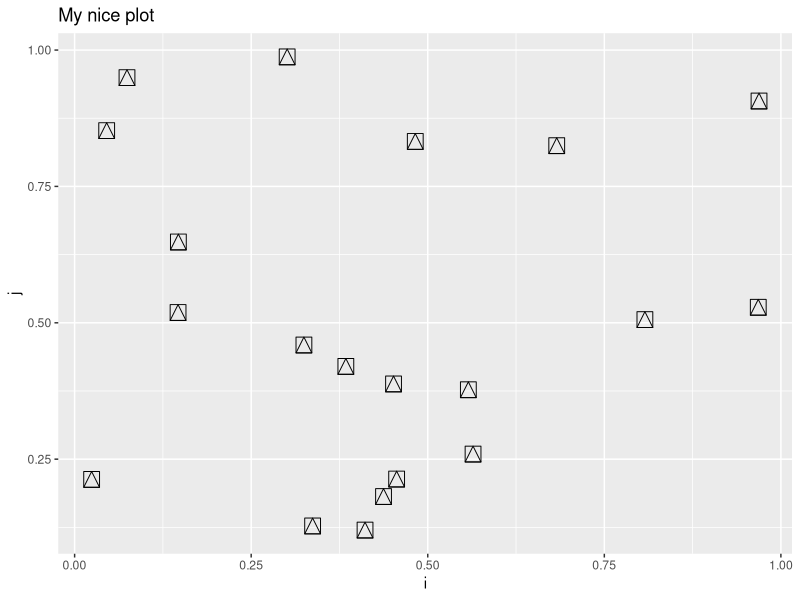
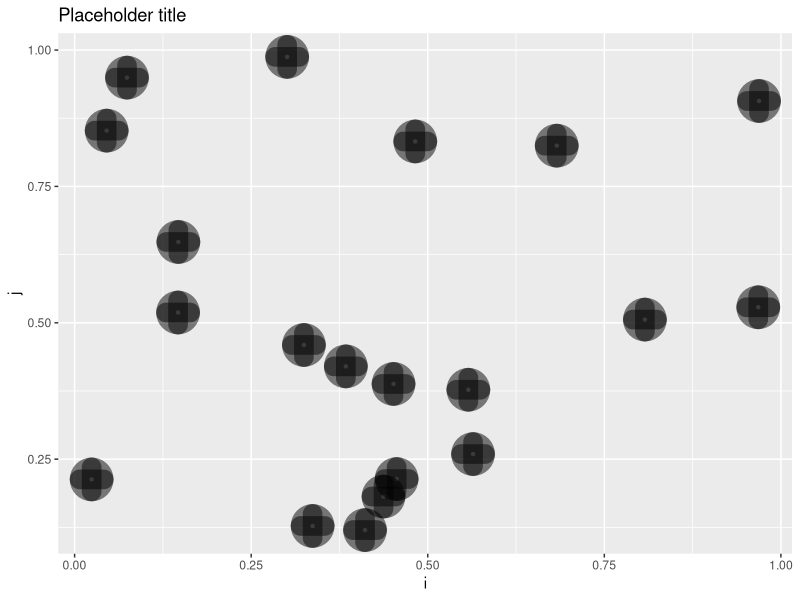

These figures' R source, in order: (Note: this script raises an error after producing the figures.)
## ---- chunk 1
#| output: false
library(dplyr)
library(ggplot2)
library(purrr)
library(readr)
library(here)
## ---- chunk 2
# Bad

sample1 <- sample(c(TRUE, FALSE), size = 10, replace = TRUE)
names(sample1) <- paste0("pos", 1:10)
sample1_true <- sample1[sample1 == TRUE]

sample2 <- sample(c(TRUE, FALSE), size = 15, replace = TRUE)
names(sample2) <- paste0("pos", 1:15)
sample2_true <- sample2[sample2 == TRUE]

sample3 <- sample(c(TRUE, FALSE), size = 20, replace = TRUE)
names(sample3) <- paste0("pos", 1:20)
sample3_true <- sample3[sample3 == TRUE]

# Better

sampler <- function (size) {
  
  my_sample <- sample(c(TRUE, FALSE), size, replace = TRUE)
  names(my_sample) <- paste0("pos", 1:size)

  return(my_sample[my_sample == TRUE])
  
}

sample1 <- sampler(10)
sample2 <- sampler(15)
sampler3 <- sampler(20)
## ---- chunk 3

# If you cast your mind back to school this is Pythagoras' Theorem. 
# This function calculates side c (the hypotenuse) given sides a and b of a triangle

# The function name is calculate_c, side_a and side_b are arguments

calculate_c <- function (side_a, side_b) {
  
  return(sqrt(side_a ^ 2 + side_b ^ 2))
  
}

# We could extend the function and give the user control of if they want c
# squared or not. Here we have given squared a default value of FALSE.

calculate_c <- function (side_a, side_b, squared = FALSE) {
  
  side_c <- side_a ^ 2 + side_b ^ 2

  if (squared == TRUE) {
    
    return(side_c)
    
  } else {
    
    return(sqrt(side_c))
    
  }
}


## ---- chunk 4
dummy <- tibble(id = 1:20, i = runif(20), j = runif(20), k = runif(20))

transform_data1 <- function(x, min_value, filter_by, sort_by) {
  
  x |> 
    filter(filter_by >= min_value) |> 
    arrange(sort_by) 
  
}

## ---- chunk 5
# Will work with the curly brackets

transform_data2 <- function(x, min_value, filter_by, sort_by) {
  
  x |> 
    filter({{filter_by}} >= min_value) |> 
    arrange({{sort_by}}) 
  
}

transform_data2(dummy, 0.5, j, k)

# Using := to modify the left hand side or name

transform_data3 <- function(x, min_value, filter_by, sort_by, new_name) {
  
  x |> 
    filter({{filter_by}} >= min_value) |> 
    arrange({{sort_by}}) |> 
    mutate({{new_name}} := {{filter_by}} * {{sort_by}})
    
  
}

transform_data3(dummy, 0.5, i, k, "l")
## ---- chunk 6

calculate_c <- function (side_a, side_b, squared = FALSE) {
  
  if (side_a <= 0) {
    
    stop ("side_a must be positive")
    
  }
  
  if (side_b <= 0) {
    
    stop ("side_b must be negative")
    
  }
  
  if (length(side_a) != length(side_b)) {
    
    stop ("side_a and side_by must have the same length")
    
  }
  
  if (!is.logical(squared)) {
    
    stop ("squared must be TRUE or FALSE")
    
  }
  
  side_c <- side_a ^ 2 + side_b ^ 2

  if (squared == TRUE) {
    
    return(side_c)
    
  } else {
    
    return(sqrt(side_c))
    
  }
}

## ---- chunk 7
# Maybe you want to use some of the aesthetics for tweaking geom_point.
# Maybe you arent sure which ones, all you know is you will be doing a bunch
# of scatter plots of i and j.

ggplot(dummy, aes(x = i, y= j)) +
  geom_point(size = 5, shape = 14) +
  labs(title = "My nice plot")

plotter <- function (plot_data, ..., title = "Placeholder title") {
  
  ggplot(plot_data, aes(x = i, y = j)) +
    geom_point(...) +
    labs(title = title)
  
}

plotter(dummy, alpha = 0.5, shape = 10, stroke = 10)

## ---- chunk 8

sample_and_write <- function (sizes) {
  
  output_path <- file.path(here(), "output")
  if (!dir.exists(output_path)) dir.create("output")
  
  samples <- map(sizes, sampler)
  
  files <- file.path(output_path, paste0("sample", sizes, ".rds"))
  
  walk2(samples, files, write_rds)
  
  return(invisible(sizes))
  
}

sample_and_write(1:5)
sample_and_write(30:32)
